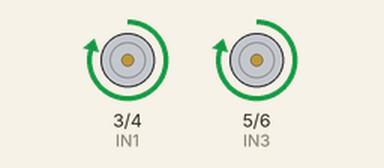
This sketch was run on a simulated Arduino Uno, built with avr-gcc and run on an emulated ATmega328P. Parts: motor-driver pin pairs drawn as motors (green arrow = first pin HIGH = forward, orange = second pin HIGH = backward, longer = more drive, scaled by the enable pin).

Above: at 1.0 s.
At 2.5 s:
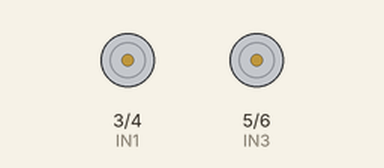
At 4.0 s:
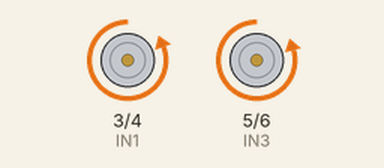
Timing chart, 0 to 7.8 s (numbered marks = the images above):
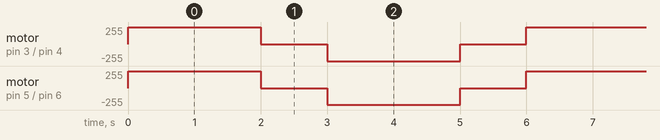

The sketch:

Robot_Basic.ino
```cpp
int ENA = 2;
int IN1 = 3;
int IN2 = 4;
int IN3 = 5;
int IN4 = 6;
int ENB = 7;

void setup() {
  pinMode(ENA, OUTPUT);
  pinMode(IN1, OUTPUT);
  pinMode(IN2, OUTPUT);
  pinMode(IN3, OUTPUT);
  pinMode(IN4, OUTPUT);
  pinMode(ENB, OUTPUT);
}

void loop() {
  forward();
  delay(2000);
  MotorStop();
  delay(1000);
  backward();
  delay(2000);
  MotorStop();
  delay(1000);
}

void forward() {
  digitalWrite(ENA, HIGH);
  analogWrite(IN1, 250);
  analogWrite(IN2, 0);
  digitalWrite(ENB, HIGH);
  analogWrite(IN3, 250);
  analogWrite(IN4, 0);
}

void backward() {
  digitalWrite(ENA, HIGH);
  analogWrite(IN1, 0);
  analogWrite(IN2, 250);
  digitalWrite(ENB, HIGH);
  analogWrite(IN3, 0);
  analogWrite(IN4, 250);
}

void MotorStop() {
  digitalWrite(ENA, HIGH);
  analogWrite(IN1, 0);
  analogWrite(IN2, 0);
  digitalWrite(ENB, HIGH);
  analogWrite(IN3, 0);
  analogWrite(IN4, 0);
}
```

Measured:
- by itself, motor on pin 3 (IN1) / pin 4 (IN2): repeats every 6.0 s: stopped 1.0 s, backward 255/255 2.0 s, stopped 1.0 s, forward 250/255 2.0 s
- by itself, motor on pin 5 (IN3) / pin 6 (IN4): repeats every 6.0 s: stopped 1.0 s, backward 250/255 2.0 s, stopped 1.0 s, forward 250/255 2.0 s
